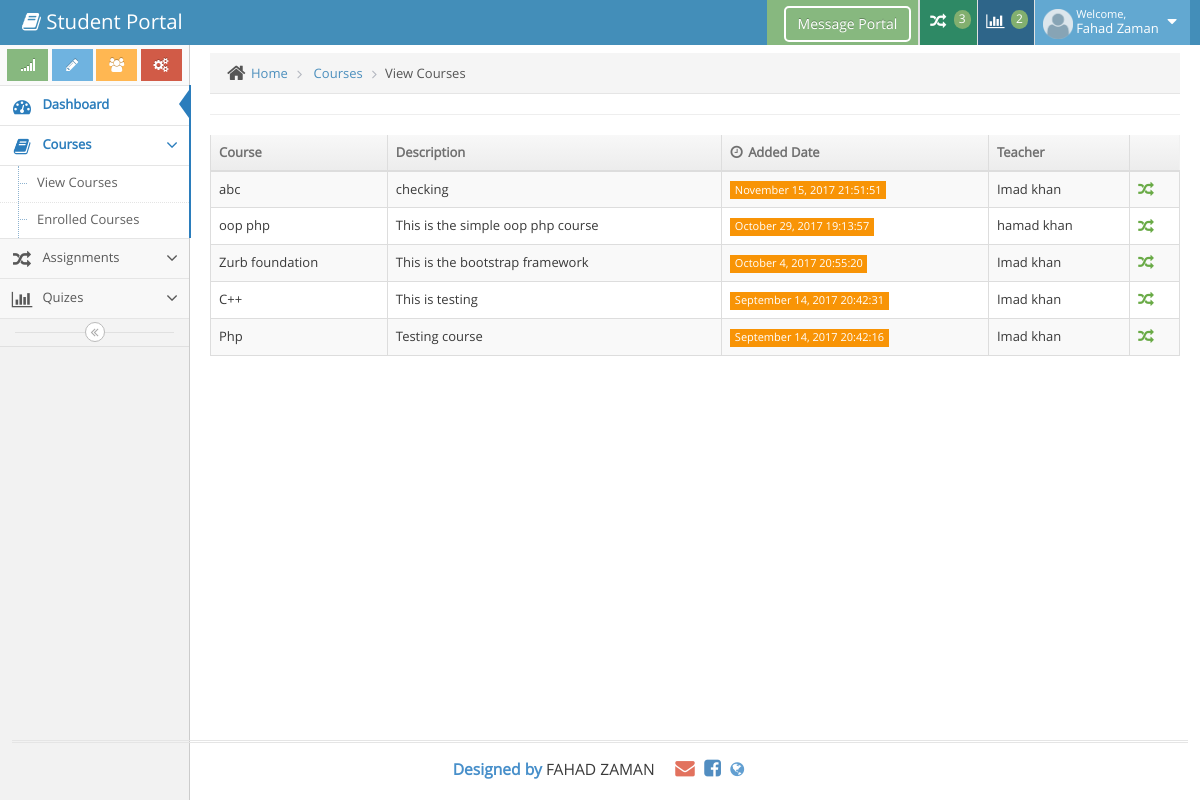
/student/index.php?page=view_courses (signed in), run on the app's committed database.
### tables this page shows
CREATE TABLE `userdata` (
  `USERID` int(11) NOT NULL,
  `FIRSTNAME` varchar(50) NOT NULL,
  `LASTNAME` varchar(50) NOT NULL,
  `EMAIL` varchar(100) NOT NULL,
  `CONTACTNO` varchar(20) NOT NULL,
  `PASSWORD` varchar(255) NOT NULL,
  `TEMPASSWORD` varchar(255) NOT NULL,
  `ACCOUNT` varchar(10) NOT NULL,
  `ADDEDDATE` varchar(20) NOT NULL,
  `VISIBILITY` varchar(10) NOT NULL DEFAULT 'ACTIVE',
  `EDUCATION` varchar(50) NOT NULL
);

CREATE TABLE `course` (
  `COURSEID` int(11) NOT NULL,
  `NAME` varchar(50) NOT NULL,
  `DESCRIPTION` text NOT NULL,
  `ADDEDBY` int(11) NOT NULL,
  `ADDEDDATE` varchar(20) NOT NULL,
  `VISIBILITY` varchar(20) NOT NULL DEFAULT 'ACTIVE'
);

### student/viewcourses.php (the view, shortened to what this page needs)
<?php
include '../connection.php';
		?>
<div class="breadcrumbs" id="breadcrumbs">
	<ul class="breadcrumb">
		<li>
			<i class="ace-icon fa fa-home home-icon"></i>
			<a href="#">Home</a>
		</li>
		<li>
			<a href="#">Courses</a>
		</li>
		<li class="active">View Courses</li>
	</ul>
</div>
<hr>
<div class='row'>
	<div class="col-sm-12">
		<table id="simple-table" class="table table-striped table-bordered table-hover no-margin-bottom no-border-top">
			<thead>
				<tr>
					<th>Course</th>
					<th class="hidden-480">Description</th>
					<th>
						<i class="ace-icon fa fa-clock-o bigger-110 hidden-480"></i>
						Added Date
					</th>
					<th>Teacher</th>
					<th></th>
				</tr>
			</thead>
			<tbody>
				<?php
				$result=$link->query("select course.NAME,course.COURSEID,course.DESCRIPTION,course.ADDEDDATE,userdata.FIRSTNAME,userdata.LASTNAME from userdata,course WHERE course.ADDEDBY=userdata.USERID AND course.VISIBILITY='ACTIVE' AND userdata.VISIBILITY='ACTIVE' order by course.COURSEID DESC");
				if($result->num_rows>0){
					while($row=$result->fetch_assoc()){
						echo"
							<tr>
								<td>".$row["NAME"]."</td>
								<td class='hidden-480'>".$row["DESCRIPTION"]."</td>
								<td class='hidden-480'>
									<span class='label label-sm label-warning'>".date('F j, Y H:i:s',strtotime($row["ADDEDDATE"]))."</span>
								</td>
								<td class='hidden-480'>".$row["FIRSTNAME"]." ".$row["LASTNAME"]." </td>
								<td>
									<div class='hidden-sm hidden-xs btn-group'>
										<a href='#E".$row["COURSEID"]."' role='button' class='green' data-toggle='modal'>
											<i class='ace-icon fa fa-random bigger-120'></i>
										</a>
									</div>
								</td>
							</tr>
						";
					}
				}else{}
				?>
			</table>
	</div>

### student/index.php (shortened to what this page needs)
<!DOCTYPE html>
<html lang="en">
<?php
$currenttime=date("Y-m-d H:i:s",strtotime(date("Y-m-d H:i:s"))+3600*3);
include 'header.php';
	echo "<body class='no-skin'>";
		include 'belowheader.php';
		include 'sidenav.php';
		echo "<div class='main-content'>
				<div class='main-content-inner'>
					<div class='page-content'>
						<div class='row'>
							<div class='col-xs-12'>";
								$page = $_GET['page'];
								switch($page){
								case 'view_courses': include('viewcourses.php');
								break;
								}
								echo"
							</div>
						</div>
					</div>
				</div>
			</div>";
include 'footer.php';
?>
		</div>
	</body>
</html>

### student/header.php (shortened to what this page needs)
<head>
	<link rel="stylesheet" href="https://cdnjs.cloudflare.com/ajax/libs/font-awesome/4.7.0/css/font-awesome.min.css">
	<link rel="stylesheet" href="assets/css/bootstrap.min.css" />
	<link rel="stylesheet" href="assets/font-awesome/4.2.0/css/font-awesome.min.css" />
	<link rel="stylesheet" href="assets/css/ace.min.css" class="ace-main-stylesheet" id="main-ace-style" />

### student/belowheader.php (shortened to what this page needs)
<div id="navbar" class="navbar navbar-default">
<?php
 include '../connection.php';
if (!empty(isset($_SESSION['activeuserid']))){
	$activeuserid=$_SESSION['activeuserid'];
	$displayuserdata="SELECT* from  userdata where USERID='$activeuserid'";
	$result=$link->query($displayuserdata);
	if($result->num_rows>0){
		while($row=$result->fetch_assoc()){
			$fname=$row["FIRSTNAME"];
			$lname=$row["LASTNAME"];
		}
	}else{}
}
else{
	$userurl='../index.php';
	echo '<script>window.location = "'.$userurl.'";</script>';
}
?>
<?php
include '../connection.php';
$pending_assignments=$pending_quizes=0;
$result=$link->query("select count(assignment.AID) as TOTAL from assignment,student_assignments where assignment.AID=student_assignments.AID AND (student_assignments.NOTIFICATION='ACTIVE' OR assignment.DUEDATE<='$currenttime') AND student_assignments.USERID='$activeuserid'");
if($result->num_rows>0){
	while($row=$result->fetch_assoc()){
		$pending_assignments=$row["TOTAL"];
	}
}else{
	$pending_assignments=0;
}
$result=$link->query("select count(quiz.QID) as TOTAL from quiz,student_quizes where quiz.QID=student_quizes.QID AND (student_quizes.NOTIFICATION='ACTIVE' OR quiz.DUEDATE<='$currenttime') AND student_quizes.USERID='$activeuserid'");
if($result->num_rows>0){
	while($row=$result->fetch_assoc()){
		$pending_quizes=$row["TOTAL"];
	}
}else{
	$pending_quizes=0;
}
?>
			<div class="navbar-container" id="navbar-container">
				<div class="navbar-header pull-left">
					<a href="index.php" class="navbar-brand">
						<small>
							<i class="fa fa-book"></i>
							Student Portal
						</small>
					</a>
				</div>
				<div class="navbar-buttons navbar-header pull-right" role="navigation">
					<ul class="nav ace-nav">
                        <li><button class="btn btn-success"><a href="https://awkumsrh.slack.com/messages" class="btn btn-success" style=" border:2px solid white; border-radius:5px; margin-top:-5px; margin-right:-10px;" target="_blank">Message Portal</a></button></li>
						<li class="green dropdown-modal">
							<a data-toggle="dropdown" class="dropdown-toggle" href="#">
								<i class="ace-icon fa fa-random icon-animated-vertical"></i>
								<span class="badge badge-success"><?php echo $pending_assignments; ?></span>
							</a>
						</li>
						<li class="orange dropdown-modal">
							<a data-toggle="dropdown" class="dropdown-toggle" href="#">
								<i class="ace-icon fa fa-bar-chart-o icon-animated-vertical"></i>
								<span class="badge badge-success"><?php echo $pending_quizes; ?></span>
							</a>
						</li>
						<li class="light-blue">
							<a data-toggle="dropdown" href="#" class="">
							<img src="../images/defaultuser.png" width="30px" height="30px">
								<span class="user-info">
									<small>Welcome,</small>
									<?php echo $fname," ",$lname; ?>
								</span>
								<i class="ace-icon fa fa-caret-down"></i>
							</a>
						</li>
					</ul>
				</div>
			</div>
		</div>

### student/sidenav.php (shortened to what this page needs)
<?php
if(empty(isset($_GET["page"]))){
$_GET["page"]="";
$window=$_GET["page"];
}else{
$window=$_GET["page"];
}
?>
<div class="main-container" id="main-container">
	<div id="sidebar" class="sidebar                  responsive">
		<div class="sidebar-shortcuts" id="sidebar-shortcuts">
			<div class="sidebar-shortcuts-large" id="sidebar-shortcuts-large">
				<button class="btn btn-success">
					<i class="ace-icon fa fa-signal"></i>
				</button>
				<button class="btn btn-info">
					<i class="ace-icon fa fa-pencil"></i>
				</button>
				<button class="btn btn-warning">
					<i class="ace-icon fa fa-users"></i>
				</button>
				<button class="btn btn-danger">
					<i class="ace-icon fa fa-cogs"></i>
				</button>
			</div>
		</div>
<?php
echo"
		<ul class='nav nav-list'>
			<li class='active'>
				<a href='index.php'>
					<i class='menu-icon fa fa-tachometer'></i>
					<span class='menu-text'> Dashboard </span>
				</a>
				<b class='arrow'></b>
			</li>
			<li class='";
				if($window=='view_courses' || $window=='enrolled_courses'){
					echo 'active open';
				}else{
				}
				echo"'>
				<a href='#' class='dropdown-toggle'>
					<i class='menu-icon fa fa-book'></i>
					<span class='menu-text'>Courses </span>
					<b class='arrow fa fa-angle-down'></b>
				</a>
				<b class='arrow'></b>
				<ul class='submenu'>
					<li class=''>
						<a href='index.php?page=view_courses'>
							<i class='menu-icon fa fa-caret-right'></i>
							View Courses
						</a>
						<b class='arrow'></b>
					</li>
					<li class=''>
						<a href='index.php?page=enrolled_courses'>
							<i class='menu-icon fa fa-caret-right'></i>
							Enrolled Courses
						</a>
						<b class='arrow'></b>
					</li>
				</ul>
			</li>
			<li class='";
				if($window=='assignments'){
					echo 'active open';
				}else{
				}
				echo"'>
				<a href='#' class='dropdown-toggle'>
					<i class='menu-icon fa fa-random'></i>
					<span class='menu-text'>Assignments</span>
					<b class='arrow fa fa-angle-down'></b>
				</a>
				<b class='arrow'></b>
				<ul class='submenu'>
					<li class=''>
						<a href='index.php?page=assignments'>
							<i class='menu-icon fa fa-caret-right'></i>
							Manage Assignments
						</a>
						<b class='arrow'></b>
					</li>
				</ul>
			</li>
			<li class='";
				if($window=='quizes' || $window=='marked_quizes'){
					echo 'active open';
				}else{
				}
				echo"'>
				<a href='#' class='dropdown-toggle'>
					<i class='menu-icon fa fa-bar-chart-o'></i>
					<span class='menu-text'>Quizes</span>
					<b class='arrow fa fa-angle-down'></b>
				</a>
				<b class='arrow'></b>
				<ul class='submenu'>
					<li class=''>
						<a href='index.php?page=quizes'>
							<i class='menu-icon fa fa-caret-right'></i>
							Manage Quizes
						</a>
						<b class='arrow'></b>
					</li>
				</ul>
			</li>
		</ul>";
?>
		<div class="sidebar-toggle sidebar-collapse" id="sidebar-collapse">
			<i class="ace-icon fa fa-angle-double-left" data-icon1="ace-icon fa fa-angle-double-left" data-icon2="ace-icon fa fa-angle-double-right"></i>
		</div>
	</div>

### student/footer.php (shortened to what this page needs)
<div class="footer">
				<div class="footer-inner">
					<div class="footer-content">
						<span class="bigger-120">
							<span class="blue bolder">Designed by</span>
							FAHAD ZAMAN
						</span>
						<span class="action-buttons">
							<a href="https://mail.google.com/mail/u/0/">
								<i class="ace-icon fa fa-envelope red bigger-150"></i>
							</a>
							<a href="https://www.facebook.com/profile.php?id=100008284958077">
								<i class="ace-icon fa fa-facebook-square text-primary bigger-150"></i>
							</a>
							<a href="#">
								<i class="ace-icon fa fa-globe bigger-125 blue bigger-150"></i>
							</a>
						</span>
					</div>
				</div>
			</div>

### data on the page
userdata: FIRSTNAME "Fahad", LASTNAME "Zaman"
userdata: course.NAME "abc", course.DESCRIPTION "checking", course.ADDEDDATE "November 15, 2017 21:51:51", FIRSTNAME "Imad", LASTNAME "khan", course.NAME "Zurb foundation", course.DESCRIPTION "This is the bootstrap framework", course.ADDEDDATE "October 4, 2017 20:55:20", course.NAME "C++", course.DESCRIPTION "This is testing", course.ADDEDDATE "September 14, 2017 20:42:31", course.NAME "Php", course.DESCRIPTION "Testing course", course.ADDEDDATE "September 14, 2017 20:42:16"
userdata: course.NAME "oop php", course.DESCRIPTION "This is the simple oop php course", course.ADDEDDATE "October 29, 2017 19:13:57", FIRSTNAME "hamad", LASTNAME "khan"

### other printed values
$pending_assignments "3"
$pending_quizes "2"
